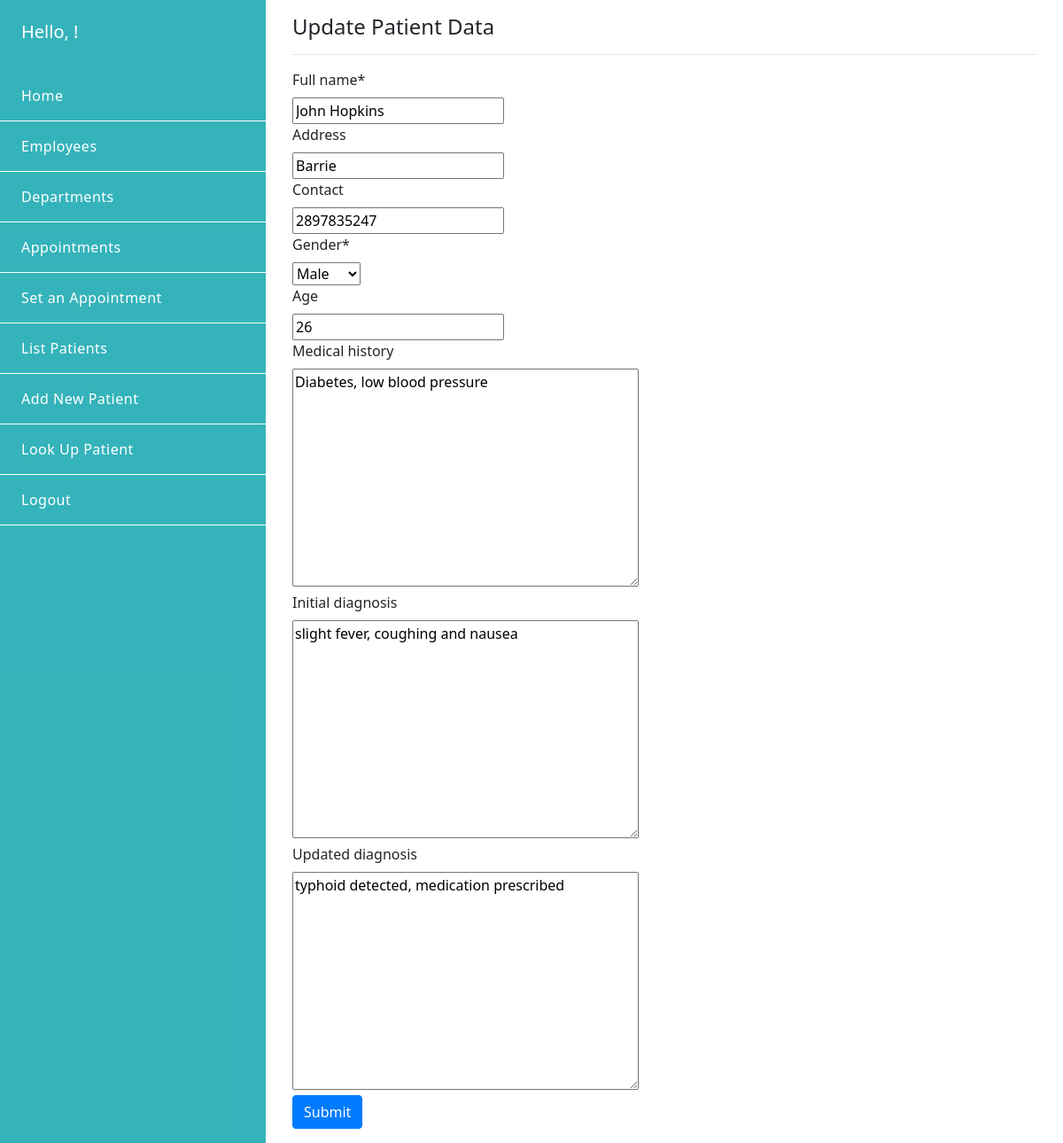
/patient/update/1/, run on the app's committed database.
### emr/models.py (models this page shows, shortened)
class Patient(models.Model):
    id = models.AutoField(primary_key=True)
    GENDER_CHOICES = (
        ('M', 'Male'),
        ('F', 'Female'),
    )
    full_name = models.CharField(max_length=254)
    address = models.CharField(max_length=254, blank=True)
    contact = models.IntegerField(blank=True)
    gender = models.CharField(max_length=1, choices=GENDER_CHOICES)
    age = models.IntegerField(blank=True)
    medical_history = models.TextField(blank=True)
    initial_diagnosis = models.TextField(blank=True)
    updated_diagnosis = models.TextField(blank=True)

### emr/views.py (the view)
# urls.py: path('patient/update/<int:id>/', views.update_patient, name='update_patient'),
def update_patient(request, id):
    template = 'emr/update_patient.html'
    patient = Patient.objects.get(id=id)
    form = PatientForm(request.POST or None, instance=patient)
    if form.is_valid():
        form.save()
        return redirect('list_patients')
    context = {"form": form, 'patient': patient}
    return render(request, template, context)

### emr/forms.py
class PatientForm(ModelForm):
    class Meta:
        model = Patient
        fields = '__all__'

### emr/templates/emr/update_patient.html
{% extends "backend_base.html" %} {% load crispy_forms_tags %}
{% block content%}
<div class="container py-3">
  <h4>Update Patient Data</h4>
  <hr />
  <form action="{% url 'update_patient' id=patient.id %}" method="post">
    {{ form | crispy }} {% csrf_token %}
    <input type="submit" name="Save" class="btn btn-primary" />
  </form>
</div>
{% endblock %}

### emr/static/emr/css/style.css (style rules this page uses)
* { font-family: "Noto Sans", sans-serif; transition: all ease-in 0.2s; }
html, body { height: 100%; min-height: 100%; }

### data on the page
Patient: full_name "John Hopkins", address "Barrie", contact "2897835247", gender "Male", age "26", medical_history "Diabetes, low blood pressure", initial_diagnosis "slight fever, coughing and nausea", updated_diagnosis "typhoid detected, medication prescribed"
